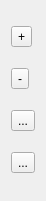
  <widget class="QWidget" name="verticalLayoutWidget_12">
   <property name="geometry">
    <rect>
     <x>330</x>
     <y>500</y>
     <width>34</width>
     <height>201</height>
    </rect>
   </property>
   <layout class="QVBoxLayout" name="widget_VerticalBoxLayout_in_MainDialog_is_SchematicListControlLayout">
    <item>
     <widget class="QToolButton" name="widget_ToolButton_in_MainDialog_SchematicListControlLayout_is_AddSchematics">
      <property name="text">
       <string>+</string>
      </property>
      <property name="icon">
       <iconset theme="edit-add">
        <normaloff>.</normaloff>.</iconset>
      </property>
     </widget>
    </item>
    <item>
     <widget class="QToolButton" name="widget_ToolButton_in_MainDialog_SchematicListControlLayout_is_DeleteSchematic">
      <property name="text">
       <string>-</string>
      </property>
      <property name="icon">
       <iconset theme="remove">
        <normaloff>.</normaloff>.</iconset>
      </property>
     </widget>
    </item>
    <item>
     <widget class="QToolButton" name="widget_ToolButton_in_MainDialog_SchematicListControlLayout_is_DeleteSchematics">
      <property name="text">
       <string>...</string>
      </property>
      <property name="icon">
       <iconset theme="package-remove">
        <normaloff>.</normaloff>.</iconset>
      </property>
     </widget>
    </item>
    <item>
     <widget class="QToolButton" name="widget_ToolButton_in_MainDialog_SchematicListControlLayout_is_Run">
      <property name="text">
       <string>...</string>
      </property>
      <property name="icon">
       <iconset theme="system-run">
        <normaloff>.</normaloff>.</iconset>
      </property>
     </widget>
    </item>
   </layout>
  </widget>
